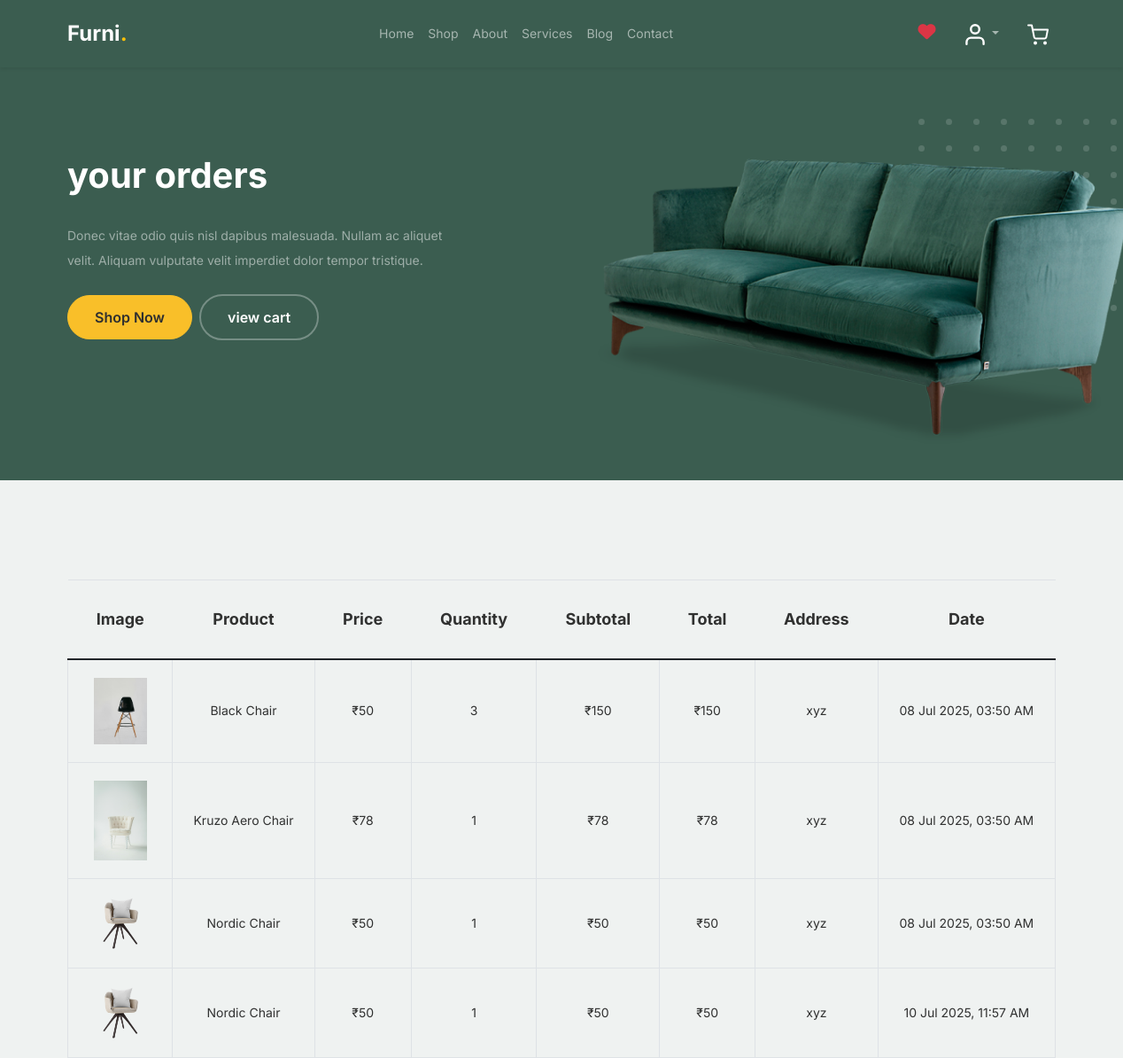
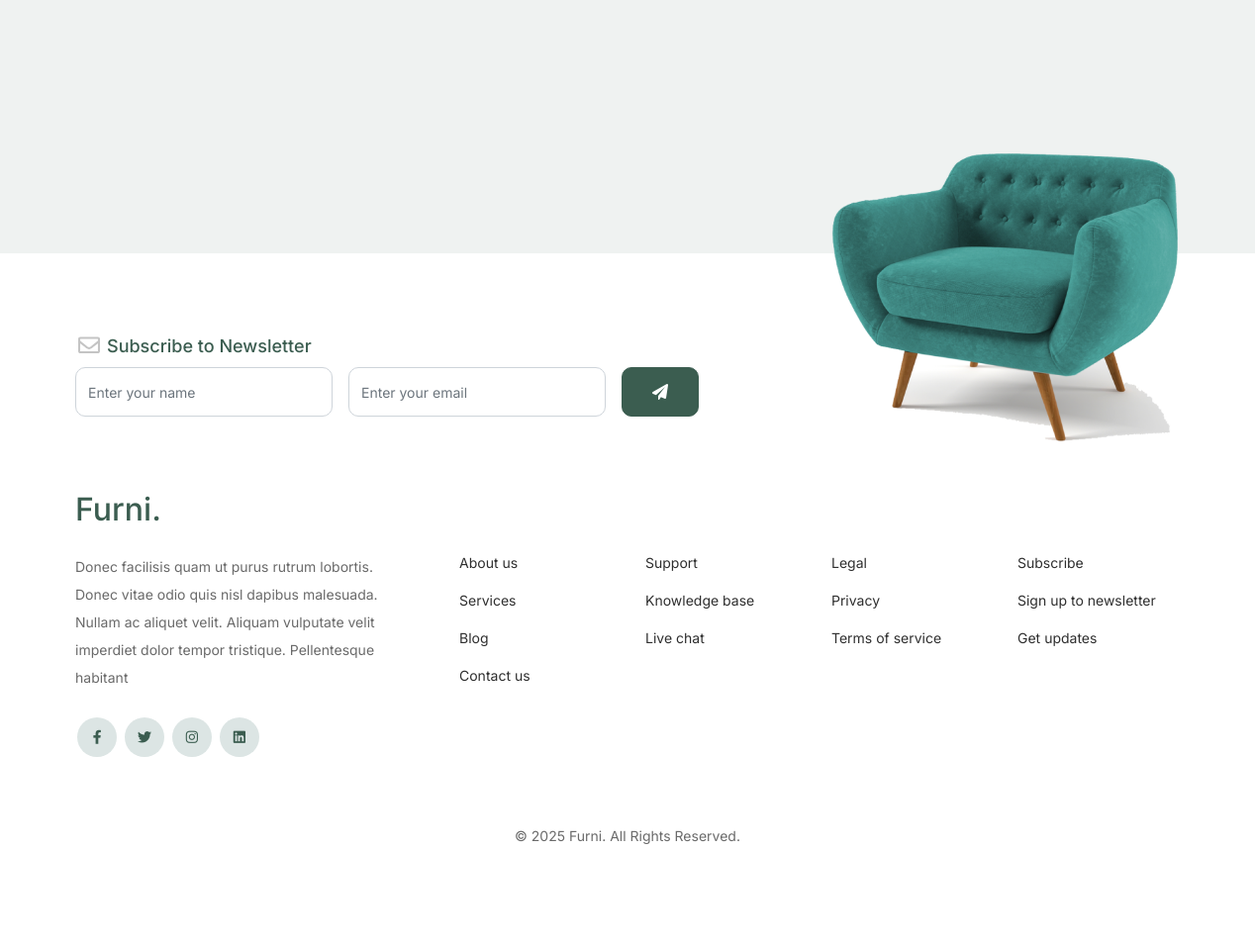
Page /order_details/ (signed in) on the committed database (2 pictures, top to bottom).
### myapp/models.py (models this page shows)
class Order(models.Model):
    user = models.ForeignKey(user, on_delete=models.CASCADE)
    address = models.ForeignKey(CheckoutDetails, on_delete=models.CASCADE)
    product = models.ForeignKey(Product, on_delete=models.CASCADE)
    quantity = models.PositiveIntegerField(default=1)
    subtotal = models.IntegerField(blank=True, null=True)
    total = models.IntegerField(blank=True, null=True)
    date = models.DateTimeField(default=datetime.now)

class Product(models.Model):
    name=models.CharField(max_length=100)
    price=models.IntegerField()
    image=models.ImageField(upload_to="image")

class CheckoutDetails(models.Model):
    country = models.CharField(max_length=50)
    first_name = models.CharField(max_length=50)
    last_name = models.CharField(max_length=50)
    company_name = models.CharField(max_length=50)
    address = models.CharField(max_length=50)
    state_country = models.CharField(max_length=50)
    email_address = models.EmailField(max_length=50)
    phone = models.IntegerField(blank=True, null=True)

### myapp/views.py (the view)
# urls.py: path('order_details/', views.order_details, name='order_details'),
def order_details(request):
    uid = user.objects.get(name=request.session['name'])
    orders = Order.objects.filter(user=uid)
    context = {
        'orders': orders
    }
    return render(request, 'order_details.html', context)

### myapp/templates/order_details.html (shortened to what this page needs)
{% load static %}
<!doctype html>
<html lang="en">
<head>
  <link href="{% static 'css/bootstrap.min.css' %}" rel="stylesheet" />
  <link href="{% static 'css/style.css' %}" rel="stylesheet" />
  <link href="https://cdnjs.cloudflare.com/ajax/libs/font-awesome/6.0.0-beta3/css/all.min.css" rel="stylesheet" />
</head>
<body>
        <nav class="navbar navbar-expand-lg navbar-dark py-3 shadow-sm" style="background-color: #3b5d50;">
          <div class="container">
            <a class="navbar-brand fw-bold fs-4" href="{% url 'index' %}">
              Furni<span class="text-warning">.</span>
            </a>
            <div class="collapse navbar-collapse" id="mainNavbar">
              <ul class="navbar-nav mx-auto mb-2 mb-lg-0">
                <li class="nav-item"><a class="nav-link" href="{% url 'index' %}">Home</a></li>
                <li class="nav-item"><a class="nav-link" href="{% url 'shop' %}">Shop</a></li>
                <li class="nav-item"><a class="nav-link" href="{% url 'about' %}">About</a></li>
                <li class="nav-item"><a class="nav-link" href="{% url 'services' %}">Services</a></li>
                <li class="nav-item"><a class="nav-link" href="{% url 'blog' %}">Blog</a></li>
                <li class="nav-item"><a class="nav-link" href="{% url 'contact' %}">Contact</a></li>
              </ul>
              <ul class="navbar-nav d-flex align-items-center gap-3">
                <li class="nav-item">
                  <a class="nav-link" href="{% url 'wishlist' %}" title="Wishlist">
                    <i class="fas fa-heart text-danger fs-5"></i>
                  </a>
                </li>
                <li class="nav-item dropdown">
                  <a class="nav-link dropdown-toggle" href="#" id="userDropdown" role="button" data-bs-toggle="dropdown"
                    aria-expanded="false">
                    <img src="{% static 'images/user.svg' %}" alt="User" width="24" height="24">
                  </a>
                </li>
                <li class="nav-item">
                  <a class="nav-link position-relative" href="{% url 'cart' %}">
                    <img src="{% static 'images/cart.svg' %}" alt="Cart" width="24" height="24">
                  </a>
                </li>
              </ul>
            </div>
          </div>
        </nav>
			<div class="hero">
				<div class="container">
					<div class="row justify-content-between">
						<div class="col-lg-5">
							<div class="intro-excerpt">
								<h1>your orders</h1>
								<p class="mb-4">Donec vitae odio quis nisl dapibus malesuada. Nullam ac aliquet velit. Aliquam vulputate velit imperdiet dolor tempor tristique.</p>
								<p><a href="{% url 'shop' %}" class="btn btn-secondary me-2">Shop Now</a><a href="{% url 'shop' %}" class="btn btn-white-outline">view cart</a></p>
							</div>
						</div>
						<div class="col-lg-7">
							<div class="hero-img-wrap">
								<img src="{% static 'images/couch.png' %}" class="img-fluid">
							</div>
						</div>
					</div>
				</div>
			</div>
  <div class="untree_co-section before-footer-section">
    <div class="container">
      {% if orders %}
      <div class="row mb-5">
        <div class="col-md-12">
          <div class="site-blocks-table">
            <table class="table table-bordered">
              <thead>
                <tr>
                  <th>Image</th>
                  <th>Product</th>
                  <th>Price</th>
                  <th>Quantity</th>
                  <th>Subtotal</th>
                  <th>Total</th>
                  <th>Address</th>
                  <th>Date</th>
                </tr>
              </thead>
              <tbody>
                {% for order in orders %}
                <tr>
                  <td><img src="{{ order.product.image.url }}" width="60" alt="{{ order.product.name }}" /></td>
                  <td>{{ order.product.name }}</td>
                  <td>₹{{ order.product.price }}</td>
                  <td>{{ order.quantity }}</td>
                  <td>₹{{ order.subtotal }}</td>
                  <td>₹{{ order.total }}</td>
                  <td>{{ order.address.address }}</td>
                  <td>{{ order.date|date:"d M Y, h:i A" }}</td>
                </tr>
                {% endfor %}
              </tbody>
            </table>
          </div>
        </div>
      </div>
      {% endif %}
    </div>
  </div>
  <footer class="footer-section">
    <div class="container relative">
      <div class="sofa-img">
        <img src="{% static 'images/sofa.png' %}" alt="Image" class="img-fluid" />
      </div>
      <div class="row">
        <div class="col-lg-8">
          <div class="subscription-form">
            <h3 class="d-flex align-items-center">
              <span class="me-1"><img src="{% static 'images/envelope-outline.svg' %}" alt="Envelope" class="img-fluid" /></span>
              <span>Subscribe to Newsletter</span>
            </h3>
            <form action="{% url 'Subscribe' %}" class="row g-3" method="POST">
								<div class="col-auto">
									<input type="text" class="form-control" placeholder="Enter your name" name="name" id="name">
								</div>
								<div class="col-auto">
									<input type="email" class="form-control" placeholder="Enter your email" name="email" id="email">
								</div>
								<div class="col-auto">
									<button class="btn btn-primary">
										<span class="fa fa-paper-plane"></span>
									</button>
								</div>
							</form>
          </div>
        </div>
      </div>
      <div class="row g-5 mb-5">
        <div class="col-lg-4">
          <div class="mb-4 footer-logo-wrap">
            <a href="#" class="footer-logo">Furni<span>.</span></a>
          </div>
          <p class="mb-4">
            Donec facilisis quam ut purus rutrum lobortis. Donec vitae odio quis nisl dapibus malesuada.
            Nullam ac aliquet velit. Aliquam vulputate velit imperdiet dolor tempor tristique. Pellentesque habitant
          </p>
          <ul class="list-unstyled custom-social">
            <li><a href="#"><span class="fa fa-brands fa-facebook-f"></span></a></li>
            <li><a href="#"><span class="fa fa-brands fa-twitter"></span></a></li>
            <li><a href="#"><span class="fa fa-brands fa-instagram"></span></a></li>
            <li><a href="#"><span class="fa fa-brands fa-linkedin"></span></a></li>
          </ul>
        </div>
        <div class="col-lg-8">
          <div class="row links-wrap">
            <div class="col-6 col-sm-6 col-md-3">
              <ul class="list-unstyled">
                <li><a href="#">About us</a></li>
                <li><a href="#">Services</a></li>
                <li><a href="#">Blog</a></li>
                <li><a href="#">Contact us</a></li>
              </ul>
            </div>
            <div class="col-6 col-sm-6 col-md-3">
              <ul class="list-unstyled">
                <li><a href="#">Support</a></li>
                <li><a href="#">Knowledge base</a></li>
                <li><a href="#">Live chat</a></li>
              </ul>
            </div>
            <div class="col-6 col-sm-6 col-md-3">
              <ul class="list-unstyled">
                <li><a href="#">Legal</a></li>
                <li><a href="#">Privacy</a></li>
                <li><a href="#">Terms of service</a></li>
              </ul>
            </div>
            <div class="col-6 col-sm-6 col-md-3">
              <ul class="list-unstyled">
                <li><a href="#">Subscribe</a></li>
                <li><a href="#">Sign up to newsletter</a></li>
                <li><a href="#">Get updates</a></li>
              </ul>
            </div>
          </div>
        </div>
      </div>
      <div class="row">
        <div class="col-12 text-center">
          <p class="copyright">&copy; <script>document.write(new Date().getFullYear());</script> Furni. All Rights Reserved.</p>
        </div>
      </div>
    </div>
  </footer>
</body>
</html>

### myapp/static/css/style.css (style rules this page uses)
body { overflow-x: hidden; position: relative; font-family: "Inter", sans-serif; font-weight: 400; line-height: 28px; color: #6a6a6a; font-size: 14px; background-color: #eff2f1; }
a { text-decoration: none; transition: .3s all ease; color: #2f2f2f; text-decoration: underline; }
.hero { background: #3b5d50; padding: calc(4rem - 30px) 0 0 0; }
@media (min-width: 768px) { .hero { padding: calc(4rem - 30px) 0 4rem 0; } }
@media (min-width: 992px) { .hero { padding: calc(8rem - 30px) 0 8rem 0; } }
.hero .intro-excerpt { position: relative; z-index: 4; }
@media (min-width: 992px) { .hero .intro-excerpt { max-width: 450px; } }
.hero h1 { font-weight: 700; color: #ffffff; margin-bottom: 30px; }
.hero p { color: rgba(255, 255, 255, 0.5); margin-bottom: 30px; }
.hero .hero-img-wrap { position: relative; }
.hero .hero-img-wrap img { width: 100%; height: auto; max-width: 100%; position: relative; top: 0; right: 0; left: 0; z-index: 2; }
@media (min-width: 768px) { .hero .hero-img-wrap img { left: -50px; } }
@media (min-width: 992px) { .hero .hero-img-wrap img { max-width: 780px; position: absolute; top: -80px; right: -50px; left: auto; } }
@media (min-width: 1200px) { .hero .hero-img-wrap img { right: -100px; } }
.hero .hero-img-wrap:after { content: ""; position: absolute; width: 255px; height: 217px; background-image: url("../images/dots-light.svg"); background-size: contain; background-repeat: no-repeat; right: -100px; top: 0; }
@media (min-width: 1200px) { .hero .hero-img-wrap:after { top: -40px; } }
.btn { font-weight: 600; padding: 12px 30px; border-radius: 30px; color: #ffffff; background: #2f2f2f; border-color: #2f2f2f; }
.btn.btn-primary { background: #3b5d50; border-color: #3b5d50; }
.btn.btn-secondary { color: #2f2f2f; background: #f9bf29; border-color: #f9bf29; }
.btn.btn-white-outline { background: transparent; border-width: 2px; border-color: rgba(255, 255, 255, 0.3); }
.before-footer-section { padding: 7rem 0 12rem 0 !important; }
.footer-section { padding: 80px 0; background: #ffffff; }
.footer-section .relative { position: relative; }
.footer-section a { text-decoration: none; color: #2f2f2f; -webkit-transition: .3s all ease; -o-transition: .3s all ease; transition: .3s all ease; }
.footer-section .subscription-form { margin-bottom: 40px; position: relative; z-index: 2; margin-top: 100px; }
@media (min-width: 992px) { .footer-section .subscription-form { margin-top: 0px; margin-bottom: 80px; } }
.footer-section .subscription-form h3 { font-size: 18px; font-weight: 500; color: #3b5d50; }
.footer-section .subscription-form .form-control { height: 50px; border-radius: 10px; font-family: "Inter", sans-serif; }
.footer-section .subscription-form .btn { border-radius: 10px !important; }
.footer-section .sofa-img { position: absolute; top: -200px; z-index: 1; right: 0; }
.footer-section .sofa-img img { max-width: 380px; }
.footer-section .links-wrap { margin-top: 0px; }
@media (min-width: 992px) { .footer-section .links-wrap { margin-top: 54px; } }
.footer-section .links-wrap ul li { margin-bottom: 10px; }
.footer-section .footer-logo-wrap .footer-logo { font-size: 32px; font-weight: 500; text-decoration: none; color: #3b5d50; }
.footer-section .custom-social li { margin: 2px; display: inline-block; }
.footer-section .custom-social li a { width: 40px; height: 40px; text-align: center; line-height: 40px; display: inline-block; background: #dce5e4; color: #3b5d50; border-radius: 50%; }
.untree_co-section { padding: 7rem 0; }
.form-control { height: 50px; border-radius: 10px; font-family: "Inter", sans-serif; }
.site-blocks-table { overflow: auto; }
.site-blocks-table thead th { padding: 30px; text-align: center; border-width: 0px !important; vertical-align: middle; color: rgba(0, 0, 0, 0.8); font-size: 18px; }
.site-blocks-table td { padding: 20px; text-align: center; vertical-align: middle; color: rgba(0, 0, 0, 0.8); }
.site-blocks-table tbody tr:first-child td { border-top: 1px solid #3b5d50 !important; }

### rows in the picture
Order: product.image (picture), product.name "Black Chair", product.price "50", quantity "3", subtotal "150", total "150", address.address "xyz", date "08 Jul 2025, 03:50 AM"
Order: product.image (picture), product.name "Kruzo Aero Chair", product.price "78", quantity "1", subtotal "78", total "78", address.address "xyz", date "08 Jul 2025, 03:50 AM"
Order: product.image (picture), product.name "Nordic Chair", product.price "50", quantity "1", subtotal "50", total "50", address.address "xyz", date "08 Jul 2025, 03:50 AM"
Order: product.image (picture), product.name "Nordic Chair", product.price "50", quantity "1", subtotal "50", total "50", address.address "xyz", date "10 Jul 2025, 11:57 AM"
